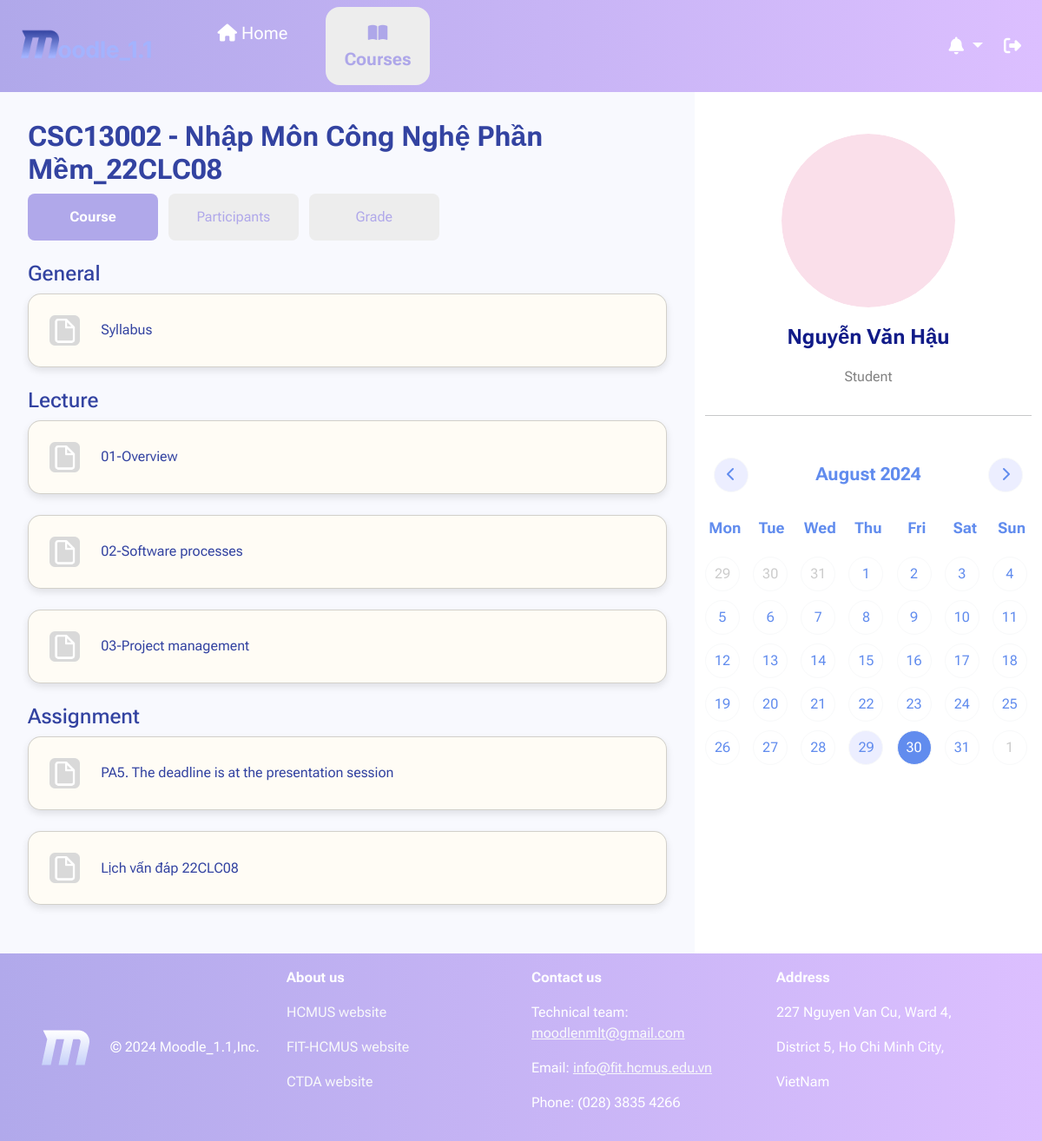
The app's page /courses/CSC13002_22CLC08/ (signed in), older data.
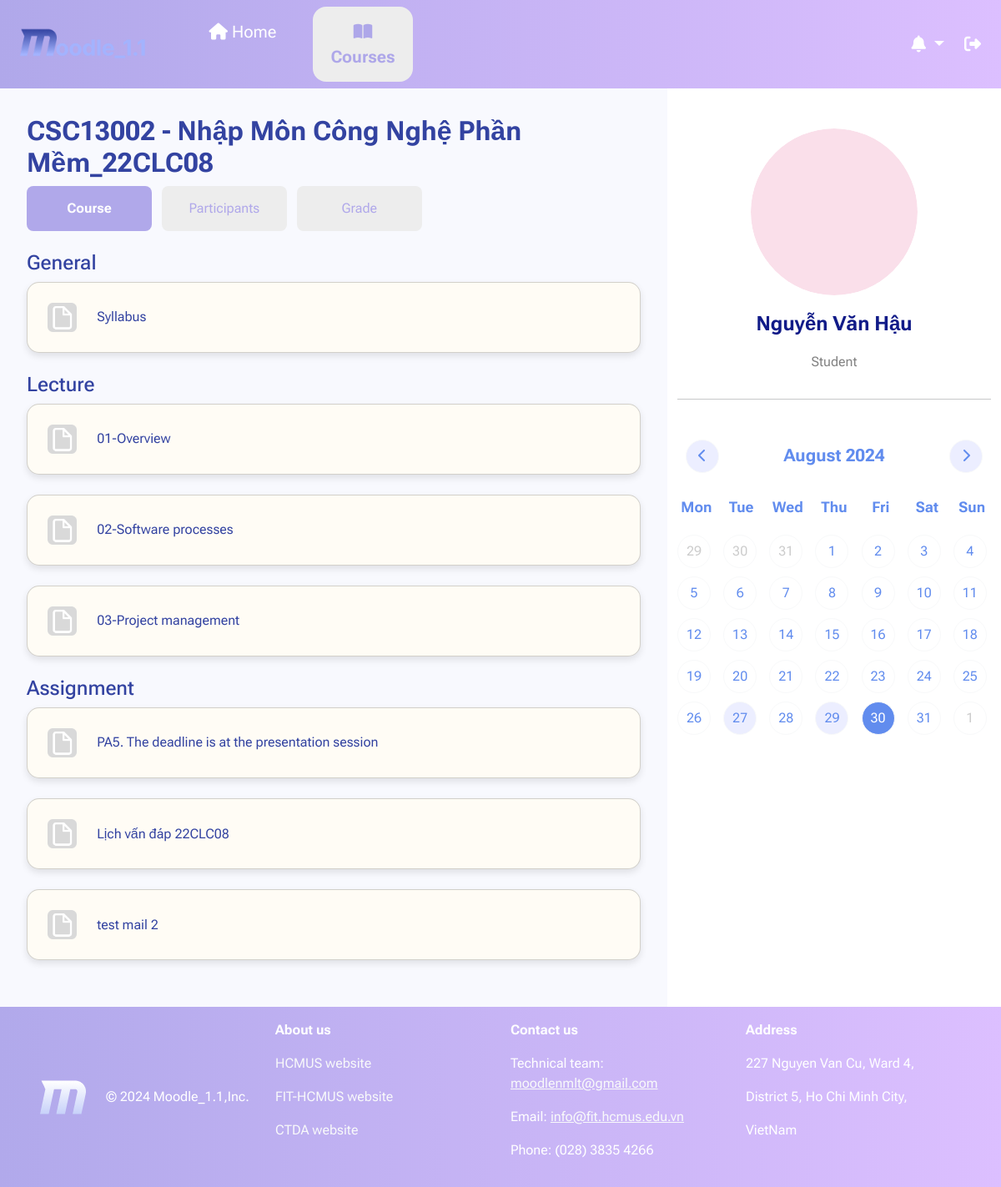
The same page, newer data.
### courses/models.py (models this page shows, shortened)
class FileUpload(models.Model):
    class FileGroup(models.TextChoices):
        GENERAL = "GENERAL", "General"
        LECTURE = "LECTURE", "Lecture"
    class FileType(models.TextChoices):
        FILE = "FILE", "File"
        LINK = "LINK", "Link"
    id = models.BigAutoField(primary_key=True)
    name = models.CharField(max_length=50)
    group = models.CharField(max_length=7, choices=FileGroup, default=FileGroup.LECTURE)
    type = models.CharField(max_length=4, choices=FileType, default=FileType.FILE)
    file = models.FileField(blank=True, null=True, upload_to=upload_file_path_handle, validators=[file_size])
    link = models.URLField(blank=True, null=True)
    inClass = models.ForeignKey(CourseClass, on_delete=models.CASCADE, blank=True, null=True)

class Assignment(models.Model):
    id = models.UUIDField(
         primary_key = True,
         default = uuid.uuid4,
         editable = False)
    author = models.ForeignKey(User, on_delete=models.CASCADE)
    ForClass = models.ForeignKey(CourseClass, on_delete=models.CASCADE, null=True)
    title = models.CharField(max_length=100, blank=True, null=True)
    file = models.FileField(blank=True, null=True, upload_to=upload_assignment_file_path_handle, validators=[file_size])
    date_opened = models.DateTimeField(auto_now_add=True)
    date_closed = models.DateTimeField()

### courses/views.py (the view, shortened to what this page needs)
# urls.py: path('<slug:slug>/', views.view_class_page, name='class_page'),
@login_required(login_url='users:login')
def view_class_page(request, slug):
    course = Class.objects.get(slug=slug)
    user, notifications, events = getIn4(request)
    if user not in course.participants.all():
        return Http404NotFound(request)
    files = FileUpload.objects.filter(inClass=course.id)
    assignments = Assignment.objects.filter(ForClass=course.id)
    if user.is_staff and not user.is_superuser:
        return render(request, 'courses/View_course_teacher.html',
                  {'user': user, 'notifies': notifications, 'events': events,
                   'course' : course, 'files': files, 'assignments': assignments,
                    'form': FileUploadForm(), 'aform' : AssignmentForm()})
    else:
        return render(request, 'courses/View_course.html',
                    {'user': user, 'notifies': notifications, 'events': events,
                     'course' : course, 'files': files, 'assignments': assignments})

### courses/models.py (called while the page is built)
    def __str__(self):
        return self.id + ' - ' + self.name

    def __str__(self):
        return str(self.course) + '_' + self.className

### courses/templates/courses/View_course.html (shortened to what this page needs)
{% extends "NavLayout.html" %}
{% load static %}
{% block extra_attach %}
<link rel="stylesheet" href="{% static 'css/style_course.css' %}">
{% endblock extra_attach %}
{% block content %}
<div class="container p-2">
    <h2 style="color:#3343A1"><b>{{ course }}</b></h2>
    <div class="box_course">
        <a href="{% url 'courses:class_page' slug=course.slug %}" class="active text-center rounded-3 me-2">Course</a>
        <a href="{% url 'courses:participants' slug=course.slug %}" class="text-center rounded-3 me-2">Participants</a>
        <a href="{% url 'courses:view_all_grades' slug=course.slug %}" class="text-center rounded-3 me-2">Grade</a>
    </div>
    <br>
    <h4 style="color:#3343A1">General</h4>
        {% for file in files %}
            {% if file.group == "GENERAL" %}
                <div class="card p-4 custom-card" style="--bs-card-bg: #FFFCF5;">
                    <div class="row  align-items-center">
                        <div class="col-1">
                            <img src="{% static 'img/course/File.png' %}" alt="file" class="img-fluid" style="max-width: auto;">
                        </div>
                        <div class="col-11" style="color: #3343A1;">
                            {% if file.type == "FILE" %}
                                <a href="{% url 'courses:view_material' slug=course.slug filename=file.id %}" class="nav-link">{{ file.name }}</a>
                            {% else %}
                                <a href="{{ file.link }}" class="nav-link">{{ file.name }}</a>
                            {% endif %}
                        </div>
                    </div>
                </div>
                <br>
            {% endif %}
        {% endfor %}
    <h4 style="color:#3343A1">Lecture</h4>
        {% for file in files %}
            {% if file.group == "LECTURE" %}
                <div class="card p-4 custom-card" style="--bs-card-bg: #FFFCF5;">
                    <div class="row align-items-center">
                        <div class="col-1">
                            <img src="{% static 'img/course/File.png' %}" alt="file" class="img-fluid" style="max-width: auto;">
                        </div>
                        <div class="col-11" style="color: #3343A1;">
                            {% if file.type == "FILE" %}
                                <a href="{% url 'courses:view_material' slug=course.slug filename=file.id %}" class="nav-link">{{ file.name }}</a>
                            {% else %}
                                <a href="{{ file.link }}" class="nav-link">{{ file.name }}</a>
                            {% endif %}
                        </div>
                    </div>
                </div>
                <br>
            {% endif %}
        {% endfor %}
    <h4 style="color:#3343A1">Assignment</h4>
        {% for assignment in assignments %}
                <div class="card p-4 custom-card" style="--bs-card-bg: #FFFCF5;">
                    <div class="row align-items-center">
                        <div class="col-1">
                            <img src="{% static 'img/course/File.png' %}" alt="file" class="img-fluid" style="max-width: auto;">
                        </div>
                        <div class="col-11 d-flex align-items-center" style="color: #3343A1;">
                                <a href="{% url 'courses:view_assignment' slug=course.slug assignmentname=assignment.id %}" class="nav-link">{{ assignment.title }}</a>
                        </div>
                    </div>
                </div>
                <br>
        {% endfor %}
</div>
{% endblock content %}

Row changes from the older to the newer data that the page shows:
added Assignment: title "test mail 2"
